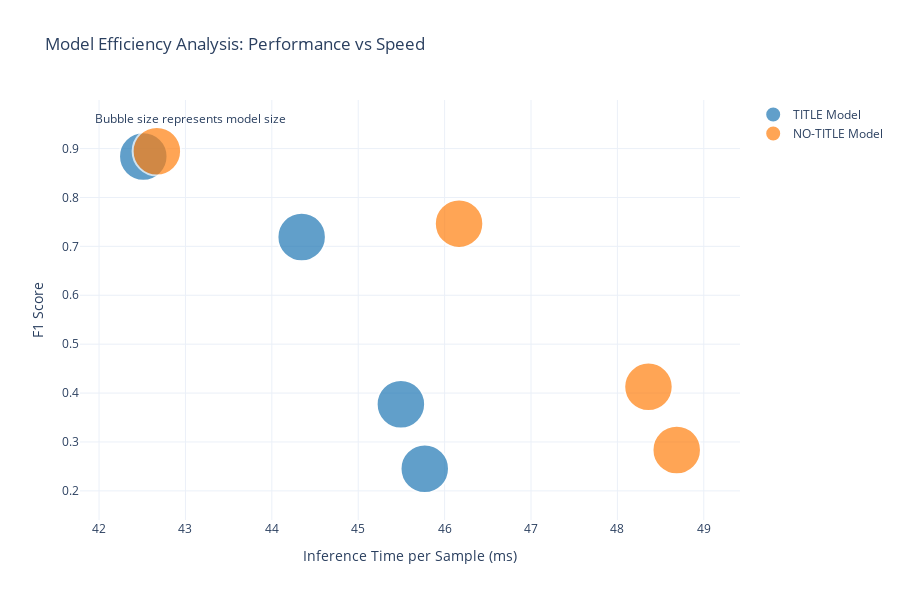

Notebook source saved alongside this figure:
### Code cell
# 3. Model Efficiency Analysis
def create_efficiency_analysis():
    """Create model efficiency analysis (speed vs performance)."""
    
    # Create bubble chart: F1 vs Inference Time, bubble size = model size
    fig = go.Figure()
    
    colors = {'TITLE': '#1f77b4', 'NO-TITLE': '#ff7f0e'}
    
    for model_type in df_results['model_type'].unique():
        model_data = df_results[df_results['model_type'] == model_type]
        
        fig.add_trace(go.Scatter(
            x=model_data['inference_time_per_sample'] * 1000,  # Convert to ms
            y=model_data['person_f1'],
            mode='markers',
            marker=dict(
                size=model_data['model_size_mb'] / 10,  # Scale for visibility
                color=colors[model_type],
                opacity=0.7,
                line=dict(width=2, color='white')
            ),
            name=f'{model_type} Model',
            text=model_data['dataset'],
            hovertemplate=(
                '<b>%{text}</b><br>' +
                'F1 Score: %{y:.3f}<br>' +
                'Inference Time: %{x:.1f}ms<br>' +
                'Model Size: %{marker.size*10:.1f}MB<br>' +
                '<extra></extra>'
            )
        ))
    
    fig.update_layout(
        title="Model Efficiency Analysis: Performance vs Speed",
        xaxis_title="Inference Time per Sample (ms)",
        yaxis_title="F1 Score",
        template="plotly_white",
        height=600,
        annotations=[
            dict(text="Bubble size represents model size", 
                 x=0.02, y=0.98, xref="paper", yref="paper",
                 showarrow=False, font=dict(size=12))
        ]
    )
    
    return fig

efficiency_fig = create_efficiency_analysis()
efficiency_fig.show()

# Save the chart
efficiency_fig.write_html(CHARTS_PATH / f"efficiency_analysis_{results_timestamp}.html")
efficiency_fig.write_image(CHARTS_PATH / f"efficiency_analysis_{results_timestamp}.png", width=800, height=600)
print("✅ Efficiency analysis chart saved!")

### Figure 1 — Plotly figure (JSON) as saved in the notebook; plotly's stock layout.template omitted (floating-point values rounded to 4 significant figures)
{"data": [{"hovertemplate": "<b>%{text}</b><br>F1 Score: %{y:.3f}<br>Inference Time: %{x:.1f}ms<br>Model Size: %{marker.size*10:.1f}MB<br><extra></extra>", "marker": {"color": "#1f77b4", "line": {"color": "white", "width": 2}, "opacity": 0.7, "size": [48.45, 48.45, 48.45, 48.45]}, "mode": "markers", "name": "TITLE Model", "text": ["conllpp_train", "KAGGLE", "ritter", "WNUT"], "type": "scatter", "x": [42.51, 44.35, 45.77, 45.49], "y": [0.8838, 0.7191, 0.2453, 0.3771]}, {"hovertemplate": "<b>%{text}</b><br>F1 Score: %{y:.3f}<br>Inference Time: %{x:.1f}ms<br>Model Size: %{marker.size*10:.1f}MB<br><extra></extra>", "marker": {"color": "#ff7f0e", "line": {"color": "white", "width": 2}, "opacity": 0.7, "size": [48.45, 48.45, 48.45, 48.45]}, "mode": "markers", "name": "NO-TITLE Model", "text": ["conllpp_train", "KAGGLE", "ritter", "WNUT"], "type": "scatter", "x": [42.67, 46.17, 48.69, 48.36], "y": [0.8945, 0.7465, 0.2836, 0.4127]}], "layout": {"annotations": [{"font": {"size": 12}, "showarrow": false, "text": "Bubble size represents model size", "x": 0.02, "xref": "paper", "y": 0.98, "yref": "paper"}], "height": 600, "title": {"text": "Model Efficiency Analysis: Performance vs Speed"}, "xaxis": {"title": {"text": "Inference Time per Sample (ms)"}}, "yaxis": {"title": {"text": "F1 Score"}}}}
